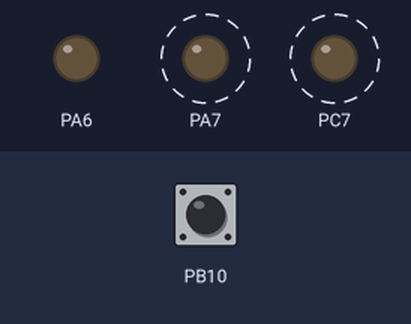
The sketch below on a simulated STM32 Blue Pill. On the bench: output pins drawn as LEDs (lit = HIGH). Dashed ring = blinking. The inputs (shaded band) are chosen by the test bench; at power-on: PB10 HIGH.

Above: at 4.8 s.
4.9 s: PB10 pulled LOW for 2.35 s
At 6.5 s:
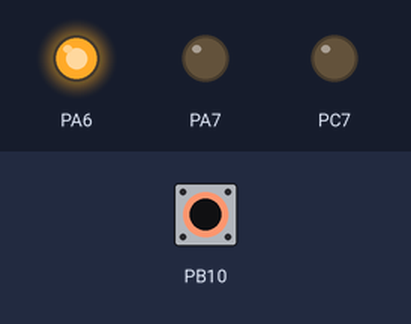
At 8.4 s:
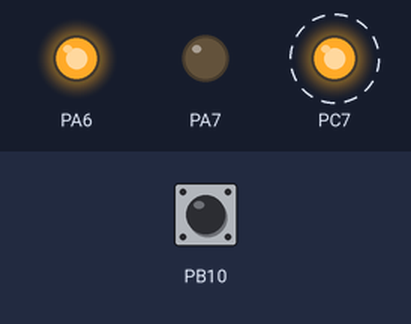
Timing chart, 0 to 16.5 s (numbered marks = the images above; inputs shaded):
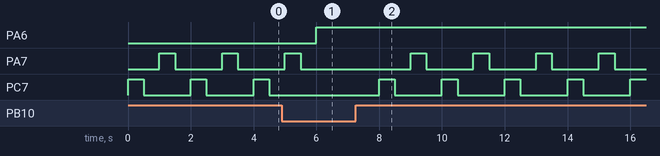

Measured:
- after the input at 4.9 s, PA6: LOW → HIGH after 1.1 s
- by itself, PC7: alternates HIGH for 0.50 s and LOW for 1.5 s

The sketch:

p2.ino
```cpp
void setup() {
  // put your setup code here, to run once:
  pinMode(PC7,OUTPUT);
  pinMode(PA7,OUTPUT);
  pinMode(PA6,OUTPUT);
  pinMode(PB10,INPUT_PULLUP);

}

void loop() {
  // put your main code here, to run repeatedly:
  if(digitalRead(PB10)){
    digitalWrite(PC7,HIGH);
    delay(500);
    digitalWrite(PC7,LOW);
    delay(500);
    digitalWrite(PA7,HIGH);
    delay(500);
    digitalWrite(PA7,LOW);
    delay(500);
  }else{
      digitalWrite(PA6,HIGH);
      delay(500);
      digitalWrite(PB6,LOW);
      delay(500);
  }
}
```
